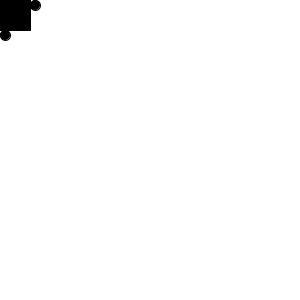
Frame 1 (no input)
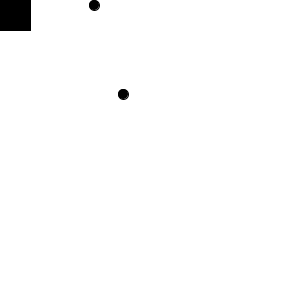
Frame 60 (the mouse pressed at the canvas centre just before this capture)
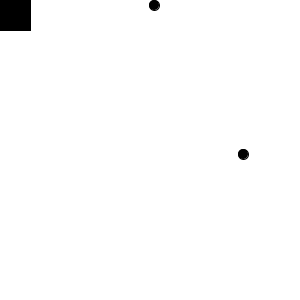
Frame 120 (the mouse held since frame 60 and released just before this capture)

The Processing sketch that drew these frames (run headless with seeded random() and noise(); from frame 60 on, the mouse is pressed at the canvas centre):

// Processing sketch: hw3part2
// ── hw3part2.pde
/* Oscar Miniet

both balls have different logic

Ball 1 changes direction when it hits a boundary or the square

Ball 2 has 6 states that allow it to travel around the block and screen
*/

int ball1x = 2;
int ball1y = 1;
int ball1xlocation = 5, ball1ylocation = 35;

int ball2x = 1;
int ball2y = 0;
int ball2xlocation = 35, ball2ylocation = 5;
int state;

void setup() {
  size(300, 300);
  state = 1;
  fill(0);
}
void draw() {
  background(255);
  rect(0, 0, 30, 30);
  ellipse(ball1xlocation, ball1ylocation, 10, 10);
  ball1xlocation += ball1x;
  ball1ylocation += ball1y;
  if (ball1xlocation > width -5 || ball1xlocation < 5) {
    ball1x *= -1;
  }
  if (ball1ylocation > height -5 || ball1ylocation < 5) {
    ball1y *= -1;
  }
  if (ball1ylocation == 35 && ball1xlocation < 35) {
    ball1y *= -1;
  }
  if (ball1xlocation == 35 && ball1ylocation < 35) {
    ball1x *= -1;
  }
  ellipse(ball2xlocation, ball2ylocation, 10, 10);

  switch (state) {
  case 1:
    if (ball2xlocation >= width - 5) {
      state ++;
      ball2x = 0;
      ball2y = 1;
    }
    break;
  case 2:
    if (ball2ylocation >= height - 5) {
      state ++;
      ball2x = -1;
      ball2y = 0;
    }
    break;
  case 3:
    if (ball2xlocation <= 5) {
      state ++;
      ball2x = 0;
      ball2y = -1;
    }
    break;
  case 4:
    if (ball2ylocation <= 35) {
      state ++;
      ball2x = 1;
      ball2y = 0;
    }
    break;
  case 5:
    if (ball2xlocation >= 35) {
      state ++;
      ball2x = 0;
      ball2y = -1;
    }
    break;
  case 6:
    if (ball2ylocation <= 5) {
      state = 1;
      ball2x = 1;
      ball2y = 0;
    }
    break;
  }
  ball2xlocation += ball2x;
  ball2ylocation += ball2y;
}
